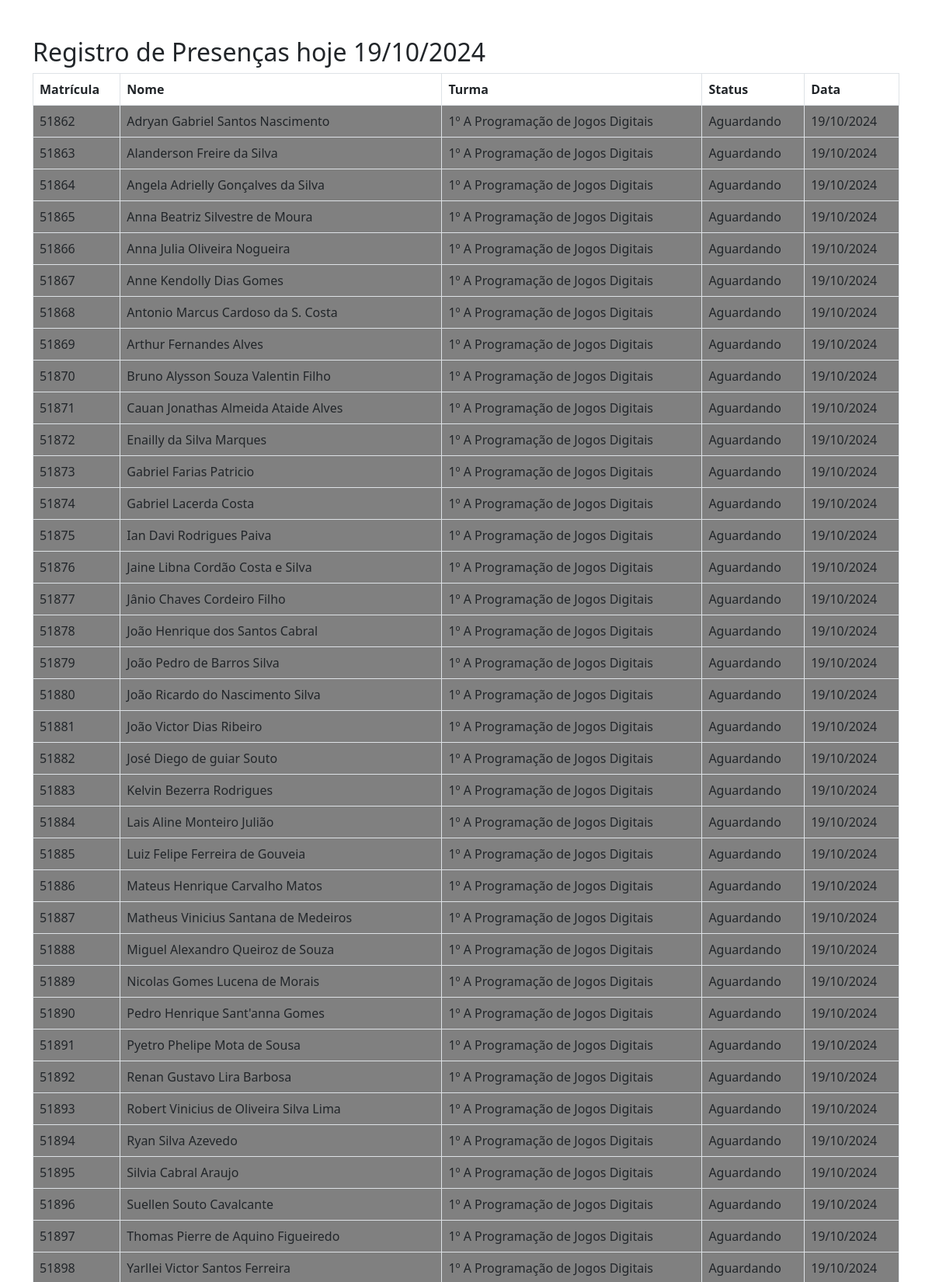
The page /entrada/faltasdiarias.php (upper part) on the database its author committed.
### tables this page shows
CREATE TABLE `alunosnovos2024` (
  `id` int(11) NOT NULL,
  `matricula` varchar(50) NOT NULL,
  `nome` varchar(50) NOT NULL,
  `turma` varchar(50) NOT NULL
);

### entrada/faltasdiarias.php (the view, shortened to what this page needs)
<?php
include_once "../conexao/conexao.php";
$timeZone = new \DateTimeZone('America/Sao_Paulo');
$dataAtual = new \DateTime();
$dataAtual->setTimezone($timeZone);
$data_hoje = $dataAtual->format('d/m/Y');
$sql_alunos = "SELECT matricula, nome, turma FROM alunosnovos2024 WHERE 1=1";
$result_alunos = mysqli_query($conn, $sql_alunos);
if (mysqli_num_rows($result_alunos) > 0) {
    $alunos_comparados = [];
    while ($aluno = mysqli_fetch_assoc($result_alunos)) {
        $matricula = $aluno['matricula'];
        $nome = $aluno['nome'];
        $turma = $aluno['turma'];
        $status = 'Aguardando';
        $classStatus = 'aguardando';
        $alunos_comparados[] = [
            'matricula' => $matricula,
            'nome' => $nome,
            'turma' => $turma,
            'status' => $status,
            'data' => $data_hoje,
            'classStatus' => $classStatus
        ];
    }
    ?>
    <!DOCTYPE html>
    <html lang="pt-BR">
    <head>
        <link rel="stylesheet" href="../css/bootstrap.min.css">
    </head>
    <body>
        <div class="container mt-5">
            <h2>Registro de Presenças hoje <?php echo $data_hoje?></h2>
            <table class="table table-bordered">
                <thead>
                    <tr>
                        <th>Matrícula</th>
                        <th>Nome</th>
                        <th>Turma</th>
                        <th>Status</th>
                        <th>Data</th>
                    </tr>
                </thead>
                <tbody>
                    <?php foreach ($alunos_comparados as $aluno): ?>
                        <tr class="<?php echo $aluno['classStatus']; ?>">
                            <td><?php echo $aluno['matricula']; ?></td>
                            <td><?php echo $aluno['nome']; ?></td>
                            <td><?php echo $aluno['turma']; ?></td>
                            <td><?php echo $aluno['status']; ?></td>
                            <td><?php echo $aluno['data']; ?></td>
                        </tr>
                    <?php endforeach; ?>
                </tbody>
            </table>
        </div>
    </body>
    </html>
    <?php
} else {
    echo "Nenhum aluno encontrado.";
}
?>

### entrada/faltasdiarias.php (style rules this page uses)
.aguardando { background-color: #808080; }

### rows shown on the page
alunosnovos2024: matricula "51862", nome "Adryan Gabriel Santos Nascimento", turma "1º A Programação de Jogos Digitais", status "Aguardando", data "19/10/2024"
alunosnovos2024: matricula "51863", nome "Alanderson Freire da Silva", turma "1º A Programação de Jogos Digitais", status "Aguardando", data "19/10/2024"
alunosnovos2024: matricula "51864", nome "Angela Adrielly Gonçalves da Silva", turma "1º A Programação de Jogos Digitais", status "Aguardando", data "19/10/2024"
alunosnovos2024: matricula "51865", nome "Anna Beatriz Silvestre de Moura", turma "1º A Programação de Jogos Digitais", status "Aguardando", data "19/10/2024"
alunosnovos2024: matricula "51866", nome "Anna Julia Oliveira Nogueira", turma "1º A Programação de Jogos Digitais", status "Aguardando", data "19/10/2024"
alunosnovos2024: matricula "51867", nome "Anne Kendolly Dias Gomes", turma "1º A Programação de Jogos Digitais", status "Aguardando", data "19/10/2024"
alunosnovos2024: matricula "51868", nome "Antonio Marcus Cardoso da S. Costa", turma "1º A Programação de Jogos Digitais", status "Aguardando", data "19/10/2024"
alunosnovos2024: matricula "51869", nome "Arthur Fernandes Alves", turma "1º A Programação de Jogos Digitais", status "Aguardando", data "19/10/2024"
alunosnovos2024: matricula "51870", nome "Bruno Alysson Souza Valentin Filho", turma "1º A Programação de Jogos Digitais", status "Aguardando", data "19/10/2024"
alunosnovos2024: matricula "51871", nome "Cauan Jonathas Almeida Ataide Alves", turma "1º A Programação de Jogos Digitais", status "Aguardando", data "19/10/2024"
alunosnovos2024: matricula "51872", nome "Enailly da Silva Marques", turma "1º A Programação de Jogos Digitais", status "Aguardando", data "19/10/2024"
alunosnovos2024: matricula "51873", nome "Gabriel Farias Patricio", turma "1º A Programação de Jogos Digitais", status "Aguardando", data "19/10/2024"
alunosnovos2024: matricula "51874", nome "Gabriel Lacerda Costa", turma "1º A Programação de Jogos Digitais", status "Aguardando", data "19/10/2024"
alunosnovos2024: matricula "51875", nome "Ian Davi Rodrigues Paiva", turma "1º A Programação de Jogos Digitais", status "Aguardando", data "19/10/2024"
alunosnovos2024: matricula "51876", nome "Jaine Libna Cordão Costa e Silva", turma "1º A Programação de Jogos Digitais", status "Aguardando", data "19/10/2024"
alunosnovos2024: matricula "51877", nome "Jânio Chaves Cordeiro Filho", turma "1º A Programação de Jogos Digitais", status "Aguardando", data "19/10/2024"
alunosnovos2024: matricula "51878", nome "João Henrique dos Santos Cabral", turma "1º A Programação de Jogos Digitais", status "Aguardando", data "19/10/2024"
alunosnovos2024: matricula "51879", nome "João Pedro de Barros Silva", turma "1º A Programação de Jogos Digitais", status "Aguardando", data "19/10/2024"
alunosnovos2024: matricula "51880", nome "João Ricardo do Nascimento Silva", turma "1º A Programação de Jogos Digitais", status "Aguardando", data "19/10/2024"
alunosnovos2024: matricula "51881", nome "João Victor Dias Ribeiro", turma "1º A Programação de Jogos Digitais", status "Aguardando", data "19/10/2024"
alunosnovos2024: matricula "51882", nome "José Diego de guiar Souto", turma "1º A Programação de Jogos Digitais", status "Aguardando", data "19/10/2024"
alunosnovos2024: matricula "51883", nome "Kelvin Bezerra Rodrigues", turma "1º A Programação de Jogos Digitais", status "Aguardando", data "19/10/2024"
alunosnovos2024: matricula "51884", nome "Lais Aline Monteiro Julião", turma "1º A Programação de Jogos Digitais", status "Aguardando", data "19/10/2024"
alunosnovos2024: matricula "51885", nome "Luiz Felipe Ferreira de Gouveia", turma "1º A Programação de Jogos Digitais", status "Aguardando", data "19/10/2024"
alunosnovos2024: matricula "51886", nome "Mateus Henrique Carvalho Matos", turma "1º A Programação de Jogos Digitais", status "Aguardando", data "19/10/2024"
alunosnovos2024: matricula "51887", nome "Matheus Vinicius Santana de Medeiros", turma "1º A Programação de Jogos Digitais", status "Aguardando", data "19/10/2024"
alunosnovos2024: matricula "51888", nome "Miguel Alexandro Queiroz de Souza", turma "1º A Programação de Jogos Digitais", status "Aguardando", data "19/10/2024"
alunosnovos2024: matricula "51889", nome "Nicolas Gomes Lucena de Morais", turma "1º A Programação de Jogos Digitais", status "Aguardando", data "19/10/2024"
alunosnovos2024: matricula "51890", nome "Pedro Henrique Sant'anna Gomes", turma "1º A Programação de Jogos Digitais", status "Aguardando", data "19/10/2024"
alunosnovos2024: matricula "51891", nome "Pyetro Phelipe Mota de Sousa", turma "1º A Programação de Jogos Digitais", status "Aguardando", data "19/10/2024"
alunosnovos2024: matricula "51892", nome "Renan Gustavo Lira Barbosa", turma "1º A Programação de Jogos Digitais", status "Aguardando", data "19/10/2024"
alunosnovos2024: matricula "51893", nome "Robert Vinicius de Oliveira Silva Lima", turma "1º A Programação de Jogos Digitais", status "Aguardando", data "19/10/2024"
alunosnovos2024: matricula "51894", nome "Ryan Silva Azevedo", turma "1º A Programação de Jogos Digitais", status "Aguardando", data "19/10/2024"
alunosnovos2024: matricula "51895", nome "Silvia Cabral Araujo", turma "1º A Programação de Jogos Digitais", status "Aguardando", data "19/10/2024"
alunosnovos2024: matricula "51896", nome "Suellen Souto Cavalcante", turma "1º A Programação de Jogos Digitais", status "Aguardando", data "19/10/2024"
alunosnovos2024: matricula "51897", nome "Thomas Pierre de Aquino Figueiredo", turma "1º A Programação de Jogos Digitais", status "Aguardando", data "19/10/2024"
alunosnovos2024: matricula "51898", nome "Yarllei Victor Santos Ferreira", turma "1º A Programação de Jogos Digitais", status "Aguardando", data "19/10/2024"
